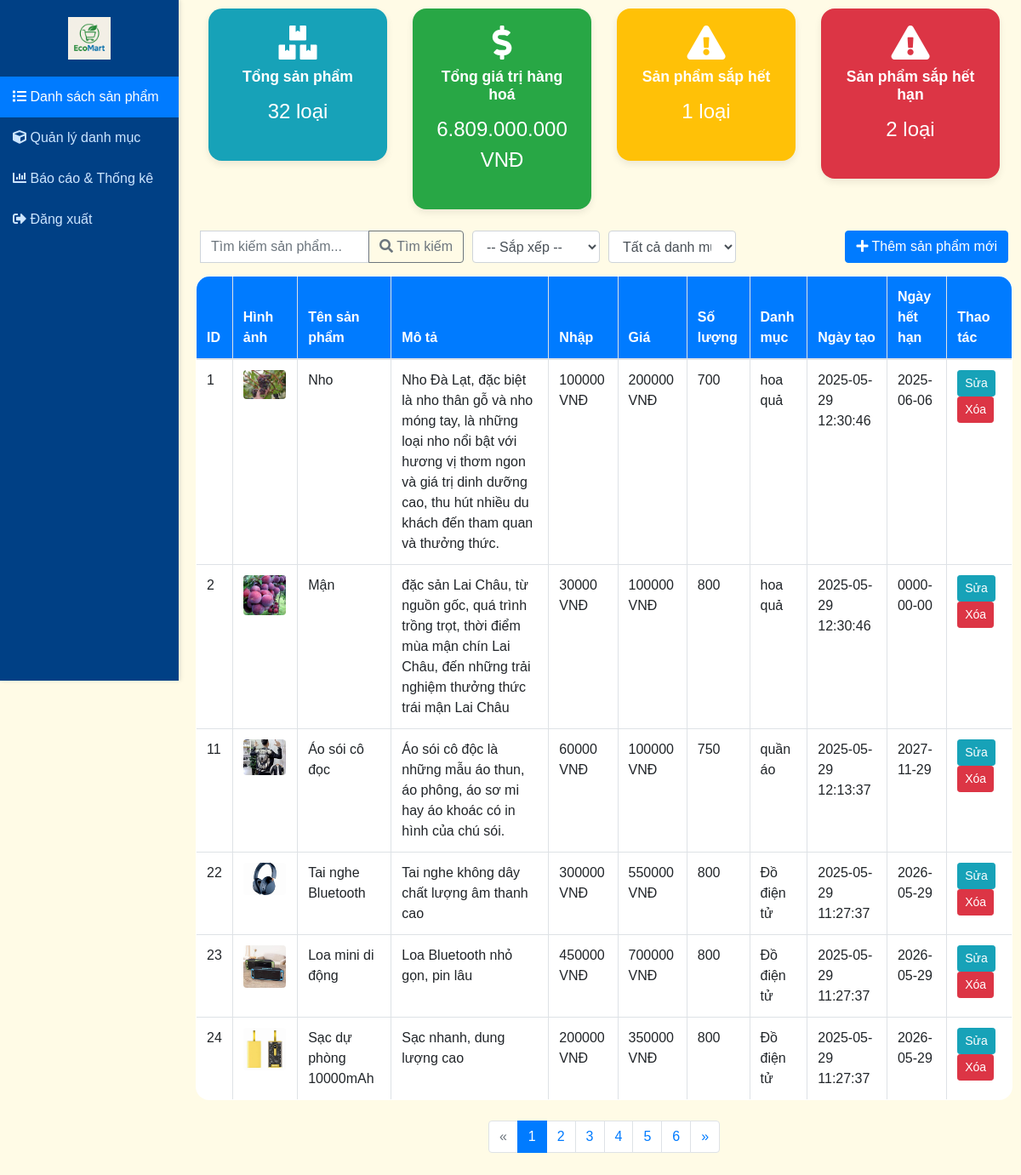
/index.php (signed in), run on the app's committed database.
### tables this page shows
CREATE TABLE `products` (
  `id` int(11) NOT NULL,
  `name` varchar(200) NOT NULL,
  `description` text DEFAULT NULL,
  `price` int(11) NOT NULL,
  `quantity` int(11) NOT NULL DEFAULT 0,
  `image` varchar(255) DEFAULT NULL,
  `category_id` int(11) DEFAULT NULL,
  `created_at` timestamp NOT NULL DEFAULT current_timestamp(),
  `updated_at` timestamp NOT NULL DEFAULT current_timestamp() ON UPDATE current_timestamp(),
  `expiration_date` date DEFAULT NULL,
  `unit` varchar(20) DEFAULT NULL,
  `purchase` int(11) DEFAULT NULL
);

CREATE TABLE `categories` (
  `id` int(11) NOT NULL,
  `name` varchar(100) NOT NULL,
  `description` text DEFAULT NULL,
  `created_at` timestamp NOT NULL DEFAULT current_timestamp(),
  `updated_at` timestamp NOT NULL DEFAULT current_timestamp() ON UPDATE current_timestamp()
);

### views/products/index.php (the view, shortened to what the rows shown need)
<!DOCTYPE html>
<html lang="en">
<head>
    <link rel="stylesheet" href="https://stackpath.bootstrapcdn.com/bootstrap/4.5.2/css/bootstrap.min.css">
    <link rel="stylesheet" href="https://cdnjs.cloudflare.com/ajax/libs/font-awesome/5.15.3/css/all.min.css">
</head>
<body>
    <div class="wrapper">
        <div class="main-content">
            <div class="container-fluid">
                <?php
                if($num>0){
                    echo "<table class='table table-bordered table-hover'>";
                        echo "<thead>";
                            echo "<tr>";
                                echo "<th>ID</th>";
                                echo "<th>Hình ảnh</th>";
                                echo "<th>Tên sản phẩm</th>";
                                echo "<th>Mô tả</th>";
                                echo "<th>Nhập</th>";
                                echo "<th>Giá</th>";
                                echo "<th>Số lượng</th>";
                                echo "<th>Danh mục</th>";
                                echo "<th>Ngày tạo</th>";
                                echo "<th>Ngày hết hạn</th>";
                                echo "<th>Thao tác</th>";
                            echo "</tr>";
                        echo "</thead>";
                        echo "<tbody>";
                        while ($row = $stmt->fetch(PDO::FETCH_ASSOC)){
                            extract($row);
                            echo "<tr>";
                                echo "<td>{$id}</td>";
                                echo "<td><img src='{$image}' alt='Hình ảnh sản phẩm' style='width: 50px; height: auto;'></td>";
                                echo "<td>{$name}</td>";
                                echo "<td>{$description}</td>";
                                echo "<td>{$purchase} VNĐ</td>";
                                echo "<td>{$price} VNĐ</td>";
                                echo "<td>{$quantity}</td>";
                                echo "<td>{$category_name}</td>";
                                echo "<td>{$created_at}</td>";
                                echo "<td>{$expiration_date}</td>";
                                echo "<td>";
                                    echo "<a href='index.php?action=edit&id={$id}' class='btn btn-info btn-sm mr-1'>Sửa</a>";
                                    echo "<a href='index.php?action=delete&id={$id}' class='btn btn-danger btn-sm' onclick=\"return confirm('Bạn có chắc chắn muốn xóa sản phẩm này không?');\">Xóa</a>";
                                echo "</td>";
                            echo "</tr>";
                        }
                        echo "</tbody>";
                    echo "</table>";
                } else {
                    echo "<div class='alert alert-info'>Không tìm thấy sản phẩm nào.</div>";
                }
                ?>
            </div>
        </div>
    </div>
</body>
</html>

### data on the page
products: id "1", image (picture), name "Nho", description "Nho Đà Lạt, đặc biệt là nho thân gỗ và nho móng tay, là những loại nho nổi bật với hương vị thơm ngon và giá trị dinh dưỡng cao, thu hút nhiều du khách đến tham quan và thưởng thức.", purchase "100000", price "200000", quantity "700", category.name "hoa quả", created_at "2025-05-29 12:30:46", expiration_date "2025-06-06"
products: id "2", image (picture), name "Mận", description "đặc sản Lai Châu, từ nguồn gốc, quá trình trồng trọt, thời điểm mùa mận chín Lai Châu, đến những trải nghiệm thưởng thức trái mận Lai Châu", purchase "30000", price "100000", quantity "800", category.name "hoa quả", created_at "2025-05-29 12:30:46", expiration_date "0000-00-00"
products: id "11", image (picture), name "Áo sói cô đọc", description "Áo sói cô độc là những mẫu áo thun, áo phông, áo sơ mi hay áo khoác có in hình của chú sói.", purchase "60000", price "100000", quantity "750", category.name "quần áo", created_at "2025-05-29 12:13:37", expiration_date "2027-11-29"
products: id "22", image (picture), name "Tai nghe Bluetooth", description "Tai nghe không dây chất lượng âm thanh cao", purchase "300000", price "550000", quantity "800", category.name "Đồ điện tử", created_at "2025-05-29 11:27:37", expiration_date "2026-05-29"
products: id "23", image (picture), name "Loa mini di động", description "Loa Bluetooth nhỏ gọn, pin lâu", purchase "450000", price "700000", quantity "800", category.name "Đồ điện tử", created_at "2025-05-29 11:27:37", expiration_date "2026-05-29"
products: id "24", image (picture), name "Sạc dự phòng 10000mAh", description "Sạc nhanh, dung lượng cao", purchase "200000", price "350000", quantity "800", category.name "Đồ điện tử", created_at "2025-05-29 11:27:37", expiration_date "2026-05-29"

### other printed values
$total_products "32"
$total_value "6.809.000.000"
$low_stock_count "1"
$expiring_products "2"
